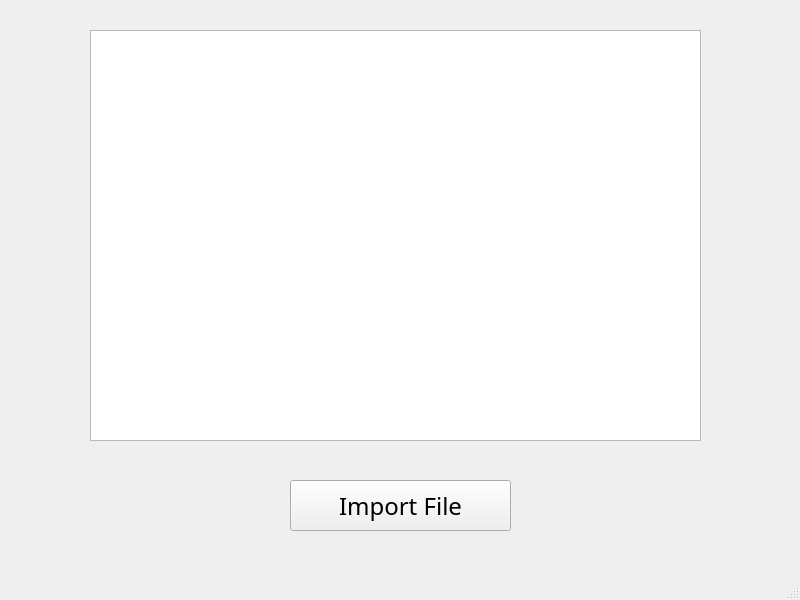
<?xml version="1.0" encoding="UTF-8"?>
<ui version="4.0">
 <class>MainWindow</class>
 <widget class="QMainWindow" name="MainWindow">
  <property name="geometry">
   <rect>
    <x>0</x>
    <y>0</y>
    <width>800</width>
    <height>600</height>
   </rect>
  </property>
  <property name="windowTitle">
   <string>MainWindow</string>
  </property>
  <widget class="QWidget" name="centralwidget">
   <widget class="QPushButton" name="pushButton">
    <property name="geometry">
     <rect>
      <x>290</x>
      <y>480</y>
      <width>221</width>
      <height>51</height>
     </rect>
    </property>
    <property name="font">
     <font>
      <family>Agency FB</family>
      <pointsize>18</pointsize>
     </font>
    </property>
    <property name="text">
     <string>Import File</string>
    </property>
   </widget>
   <widget class="QTextEdit" name="textEdit">
    <property name="geometry">
     <rect>
      <x>90</x>
      <y>30</y>
      <width>611</width>
      <height>411</height>
     </rect>
    </property>
    <property name="font">
     <font>
      <family>Agency FB</family>
      <pointsize>16</pointsize>
     </font>
    </property>
   </widget>
  </widget>
  <widget class="QMenuBar" name="menubar">
   <property name="geometry">
    <rect>
     <x>0</x>
     <y>0</y>
     <width>800</width>
     <height>26</height>
    </rect>
   </property>
  </widget>
  <widget class="QStatusBar" name="statusbar"/>
 </widget>
 <resources/>
 <connections/>
</ui>
